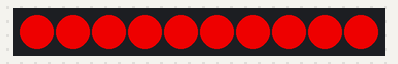
Simulated run of this sketch. Board: Arduino Uno, built with avr-gcc and run on an emulated ATmega328P. Parts: 10 RGB LEDs in strip order, left to right. Dim RGB values are drawn brighter than linear.

Above: at 0.15 s.
At 1.68 s:
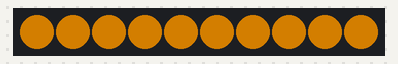
At 2.6 s:
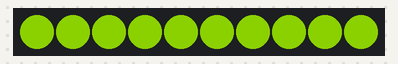
At 5.36 s:
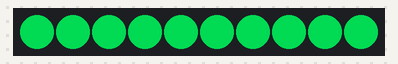
At 8.12 s:
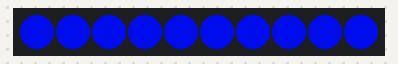
At 10.88 s:
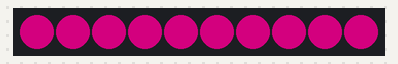

Measured:
- by itself, everything shown: repeats every 12.3 s, in 40 steps

The sketch:

working_Led_5.ino
```cpp
#include <PololuLedStrip.h>

// Create an ledStrip object on pin 10.
PololuLedStrip<10> ledStrip;

// Create a buffer for holding 30 colors.  Takes 90 bytes.
#define LED_COUNT 10
rgb_color colors[LED_COUNT];

//rgb_color refColors[20];

void setup()
{

}

void loop()
{
  for (int i = 0; i < 200; i = i+1)
  {
    for (int l = 0; l < 10; l++)
    {
      colors [l] = (rgb_color){200 - i, i, 0};
    }
    ledStrip.write(colors, LED_COUNT);
    delay(20);
  }
  for (int i = 0; i < 200; i = i+1)
  {
    for (int l = 0; l < 10; l++)
    {
      colors [l] = (rgb_color){0, 200 - i, i};
    }
    ledStrip.write(colors, LED_COUNT);
    delay(20);
  }
  for (int i = 0; i < 200; i = i+1)
  {
    for (int l = 0; l < 10; l++)
    {
      colors [l] = (rgb_color){i, 0, 200 - i};
    }
    ledStrip.write(colors, LED_COUNT);
    delay(20);
  }

}
```
